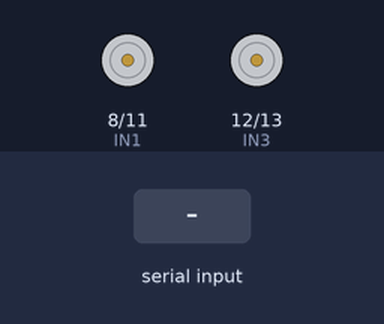
Recording of a sketch running on a simulated Arduino Uno, built with avr-gcc and run on an emulated ATmega328P. On the bench: motor-driver pin pairs drawn as motors (green arrow = first pin HIGH = forward, orange = second pin HIGH = backward, longer = more drive, scaled by the enable pin). Inputs (shaded band) come from the test bench.

Above: at 1.2 s.
1.3 s: "90,45;" received over Serial
At 2.5 s:
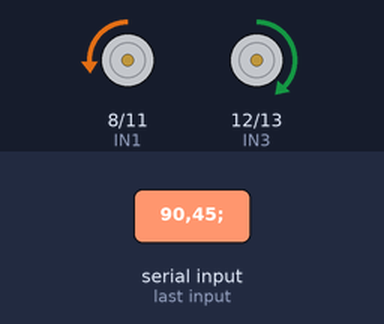
2.8 s: "30,150;" received over Serial
At 3.8 s:
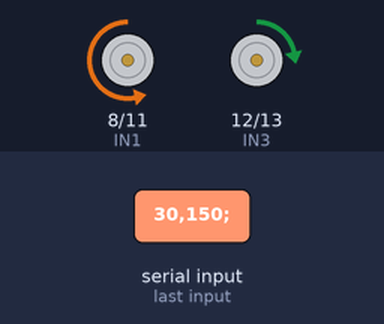
4.3 s: "5;" received over Serial
At 4.8 s:
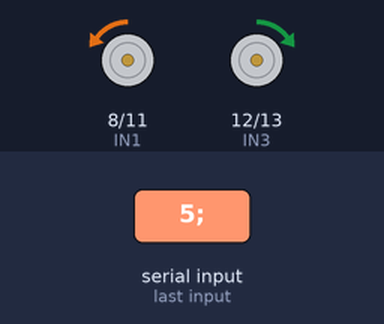
5.8 s: "90;" received over Serial
At 7.0 s:
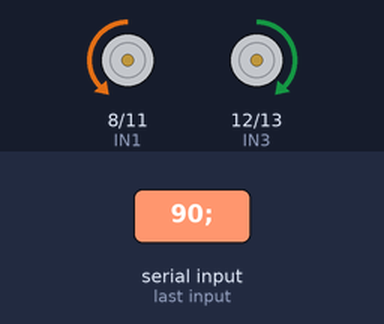
7.3 s: "200;" received over Serial
At 8.3 s:
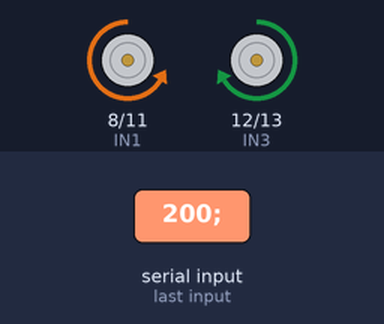
8.8 s: "1,90;" received over Serial
At 9.5 s:
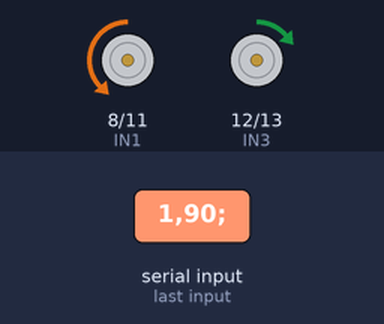
Timing chart, 0 to 11.3 s (numbered marks = the images above; inputs shaded):
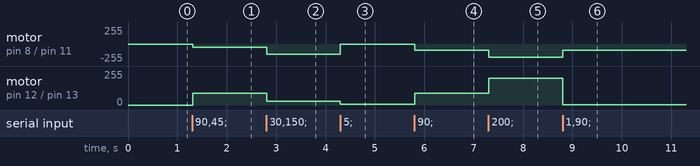

The sketch:

sketch_aug06a.ino
```cpp
/* This arduino code reads in serial data form usb.
 * The serial message contains data to control the motors
 * The message is formated as "value,value;" where value is between -255 and 255
 * Uses seedStodio motor controler shield
*/
const int IN1 = 8;
const int EA  =9;
const int EB = 10;
const int IN2 = 11;
const int IN3 = 12;
const int IN4 = 13;


void setup() {
  // put your setup code here, to run once:
  Serial.begin(9600);
  pinMode(IN1, OUTPUT);
  pinMode(IN2, OUTPUT);
  pinMode(IN3, OUTPUT);
  pinMode(IN4, OUTPUT);
  pinMode(EA, OUTPUT);
  pinMode(EB, OUTPUT);

}

void loop() {
  // put your main code here, to run repeatedly:
  if(Serial.available()){
    String data = Serial.readStringUntil(';');

    int index = data.indexOf(',');
    String value1 = data.substring(0, index);
    String value2 = data.substring((index + 1));
    int speedRight = value1.toInt();
    int speedLeft = value2.toInt();
    bool dirRight = true;
    bool dirLeft = true;

    if(speedRight < 0){
      dirRight = false;
      speedRight = -1 * speedRight;
    }
    else{
      dirRight = true;
    }
    if(speedLeft < 0){
      dirLeft = false;
      speedLeft = -1 * speedLeft;
    }
    else{
      dirLeft = true;
    }

    rightMotor((byte)speedRight, dirRight);
    leftMotor((byte)speedLeft, dirLeft);


  }


}
//low level control for the left motor
void leftMotor(byte spd, bool dir){

    if(dir){
      digitalWrite(IN2, HIGH);
      digitalWrite(IN1, LOW);
    }
    else{
      digitalWrite(IN2, LOW);
      digitalWrite(IN1, HIGH);
    }
    analogWrite(EA, spd);
  }
  void rightMotor(byte spd, bool dir){
    if(dir){
      digitalWrite(IN4, LOW);
      digitalWrite(IN3, HIGH);
    }
    else{
      digitalWrite(IN4, HIGH);
      digitalWrite(IN3, LOW);
    }
    analogWrite(EB, spd);
  }
```

Measured:
- after the input at 1.3 s, motor on pin 8 (IN1) / pin 11 (IN2): stopped → backward 45/255 at once; motor on pin 12 (IN3) / pin 13 (IN4): stopped → forward 90/255 at once
- after the input at 2.8 s, motor on pin 8 (IN1) / pin 11 (IN2): backward 45/255 → backward 150/255 at once; motor on pin 12 (IN3) / pin 13 (IN4): forward 90/255 → forward 30/255 at once
- after the input at 4.3 s, motor on pin 8 (IN1) / pin 11 (IN2): backward 150/255 → backward 5/255 at once; motor on pin 12 (IN3) / pin 13 (IN4): forward 30/255 → forward 5/255 at once
- after the input at 5.8 s, motor on pin 8 (IN1) / pin 11 (IN2): backward 5/255 → backward 90/255 at once; motor on pin 12 (IN3) / pin 13 (IN4): forward 5/255 → forward 90/255 at once
- after the input at 7.3 s, motor on pin 8 (IN1) / pin 11 (IN2): backward 90/255 → backward 200/255 at once; motor on pin 12 (IN3) / pin 13 (IN4): forward 90/255 → forward 200/255 at once
- after the input at 8.8 s, motor on pin 8 (IN1) / pin 11 (IN2): backward 200/255 → backward 90/255 at once; motor on pin 12 (IN3) / pin 13 (IN4): forward 200/255 → forward 1/255 at once
